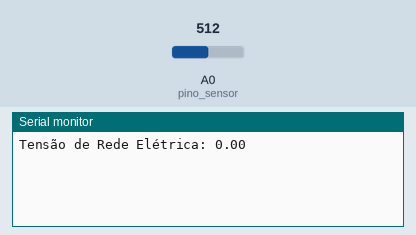
A sketch run on a simulated Arduino Uno, built with avr-gcc and run on an emulated ATmega328P. Parts: the last lines printed to the serial monitor. The inputs (shaded band) are chosen by the test bench; at power-on: A0 (pino_sensor) = 512.

Above: at 1.2 s.
1.3 s: A0 (pino_sensor) set to 716
At 2.6 s:
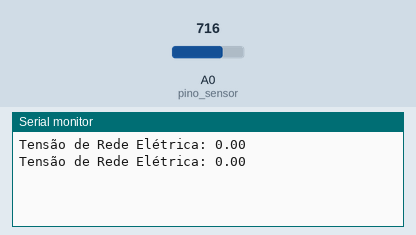
2.8 s: A0 (pino_sensor) set to 900
At 3.9 s:
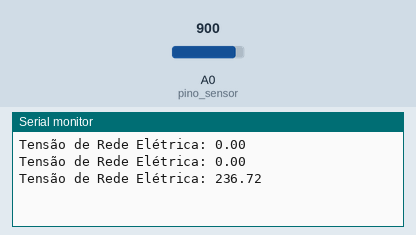
Timing chart, 0 to 5.8 s (numbered marks = the images above; inputs shaded):
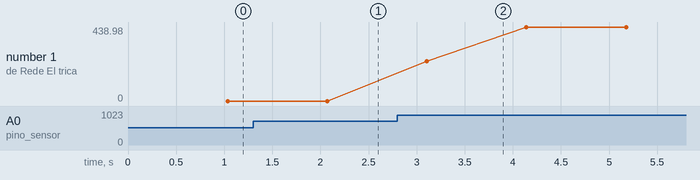

Measured:
- plotted number 1: 0 → 438.98 after the input at 2.8 s

The sketch:

sensor_de_tens_o_ac.ino
```cpp
int corrente_inst[300];
int zero = 0;
int diferenca = 0;
int leitura = 0;
int pino_sensor = A0;

float corrente_pico;
float corrente_eficaz;
float tensao_rms;
float tensao_pico;
float frequencia_sinal;

double maior_valor = 0;
double corrente_valor = 0;

unsigned long tempo_zero_inicio;
unsigned long tempo_zero_final;
unsigned long semi_periodo;
unsigned long periodo_completo;

void setup() {
  Serial.begin(9600);
  pinMode(pino_sensor, INPUT);
}

void loop() {
  maior_valor = 0;
  for (int i = 0; i < 300; i++) {
    corrente_inst[i] =  analogRead(pino_sensor);
  }
  for (int i = 0; i < 300; i++) {
    if (maior_valor < corrente_inst[i]) {
      maior_valor = corrente_inst[i];
    }
  }
  //Serial.print("Maior Valor: ");
  //Serial.println(maior_valor);
  delay(1000);

  tensao_pico = map(maior_valor, 500, 661, 0, 313);
  tensao_rms = tensao_pico / 1.77;

  Serial.print("Tensão de Rede Elétrica: ");
  if (tensao_rms < 20)tensao_rms = 0;
  Serial.println  (tensao_rms);
}
```
